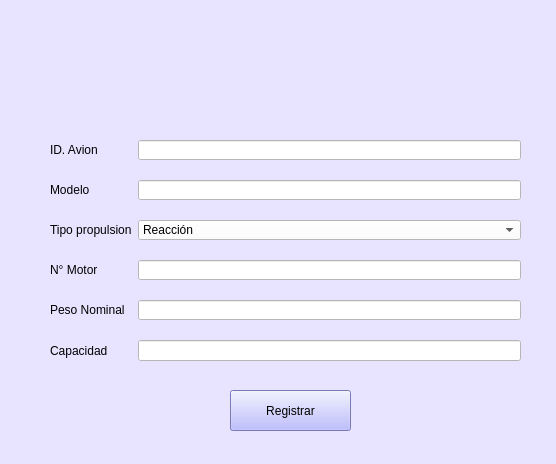
<?xml version="1.0" encoding="UTF-8"?>
<ui version="4.0">
 <class>Form</class>
 <widget class="QWidget" name="Form">
  <property name="geometry">
   <rect>
    <x>0</x>
    <y>0</y>
    <width>556</width>
    <height>464</height>
   </rect>
  </property>
  <property name="windowTitle">
   <string>Form</string>
  </property>
  <property name="styleSheet">
   <string notr="true">background-color: rgb(232, 228, 255);</string>
  </property>
  <widget class="QWidget" name="formLayoutWidget_5">
   <property name="geometry">
    <rect>
     <x>50</x>
     <y>140</y>
     <width>471</width>
     <height>221</height>
    </rect>
   </property>
   <layout class="QFormLayout" name="formLayout_5">
    <property name="labelAlignment">
     <set>Qt::AlignLeading|Qt::AlignLeft|Qt::AlignVCenter</set>
    </property>
    <property name="verticalSpacing">
     <number>20</number>
    </property>
    <item row="0" column="0">
     <widget class="QLabel" name="label_13">
      <property name="styleSheet">
       <string notr="true">background-color: rgb(232, 228, 255);</string>
      </property>
      <property name="text">
       <string>ID. Avion</string>
      </property>
     </widget>
    </item>
    <item row="0" column="1">
     <widget class="QLineEdit" name="lineEdit">
      <property name="styleSheet">
       <string notr="true">background-color: rgb(255, 255, 255);</string>
      </property>
     </widget>
    </item>
    <item row="1" column="0">
     <widget class="QLabel" name="label_14">
      <property name="styleSheet">
       <string notr="true">background-color: rgb(232, 228, 255);</string>
      </property>
      <property name="text">
       <string>Modelo</string>
      </property>
     </widget>
    </item>
    <item row="1" column="1">
     <widget class="QLineEdit" name="lineEdit_2">
      <property name="styleSheet">
       <string notr="true">background-color: rgb(255, 255, 255);</string>
      </property>
     </widget>
    </item>
    <item row="3" column="1">
     <widget class="QLineEdit" name="lineEdit_10">
      <property name="styleSheet">
       <string notr="true">background-color: rgb(255, 255, 255);</string>
      </property>
     </widget>
    </item>
    <item row="4" column="0">
     <widget class="QLabel" name="label_17">
      <property name="styleSheet">
       <string notr="true">background-color: rgb(232, 228, 255);</string>
      </property>
      <property name="text">
       <string>Peso Nominal</string>
      </property>
     </widget>
    </item>
    <item row="4" column="1">
     <widget class="QLineEdit" name="lineEdit_11">
      <property name="styleSheet">
       <string notr="true">background-color: rgb(255, 255, 255);</string>
      </property>
     </widget>
    </item>
    <item row="5" column="0">
     <widget class="QLabel" name="label_18">
      <property name="styleSheet">
       <string notr="true">background-color: rgb(232, 228, 255);</string>
      </property>
      <property name="text">
       <string>Capacidad</string>
      </property>
     </widget>
    </item>
    <item row="5" column="1">
     <widget class="QLineEdit" name="lineEdit_12">
      <property name="styleSheet">
       <string notr="true">background-color: rgb(255, 255, 255);</string>
      </property>
     </widget>
    </item>
    <item row="2" column="0">
     <widget class="QLabel" name="label_15">
      <property name="styleSheet">
       <string notr="true">background-color: rgb(232, 228, 255);</string>
      </property>
      <property name="text">
       <string>Tipo propulsion</string>
      </property>
     </widget>
    </item>
    <item row="3" column="0">
     <widget class="QLabel" name="label_16">
      <property name="styleSheet">
       <string notr="true">background-color: rgb(232, 228, 255);</string>
      </property>
      <property name="text">
       <string>N° Motor</string>
      </property>
     </widget>
    </item>
    <item row="2" column="1">
     <widget class="QComboBox" name="comboBox_2">
      <property name="styleSheet">
       <string notr="true">background-color: rgb(255, 255, 255);</string>
      </property>
      <item>
       <property name="text">
        <string>Reacción</string>
       </property>
      </item>
      <item>
       <property name="text">
        <string>Turbo Hélice</string>
       </property>
      </item>
      <item>
       <property name="text">
        <string>Hélice</string>
       </property>
      </item>
     </widget>
    </item>
   </layout>
  </widget>
  <widget class="QLabel" name="label">
   <property name="geometry">
    <rect>
     <x>210</x>
     <y>10</y>
     <width>121</width>
     <height>111</height>
    </rect>
   </property>
   <property name="styleSheet">
    <string notr="true">border-image: url(:/cct/iconoregistroavion.jpg);</string>
   </property>
   <property name="text">
    <string/>
   </property>
  </widget>
  <widget class="QPushButton" name="bt_registrar_piloto_7">
   <property name="geometry">
    <rect>
     <x>230</x>
     <y>390</y>
     <width>121</width>
     <height>41</height>
    </rect>
   </property>
   <property name="styleSheet">
    <string notr="true">background-color: rgb(170, 170, 255);</string>
   </property>
   <property name="text">
    <string>Registrar</string>
   </property>
  </widget>
 </widget>
 <resources>
  <include location="logo usuario.qrc"/>
 </resources>
 <connections/>
</ui>
